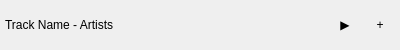
<?xml version="1.0" encoding="UTF-8"?>
<ui version="4.0">
 <class>TrackItem</class>
 <widget class="QWidget" name="TrackItem">
  <property name="geometry">
   <rect>
    <x>0</x>
    <y>0</y>
    <width>400</width>
    <height>50</height>
   </rect>
  </property>
  <property name="minimumSize">
   <size>
    <width>0</width>
    <height>50</height>
   </size>
  </property>
  <layout class="QHBoxLayout" name="horizontalLayout">
   <property name="spacing">
    <number>5</number>
   </property>
   <property name="leftMargin">
    <number>5</number>
   </property>
   <property name="topMargin">
    <number>5</number>
   </property>
   <property name="rightMargin">
    <number>5</number>
   </property>
   <property name="bottomMargin">
    <number>5</number>
   </property>
   <item>
    <widget class="QLabel" name="track_label">
     <property name="text">
      <string>Track Name - Artists</string>
     </property>
     <property name="wordWrap">
      <bool>true</bool>
     </property>
    </widget>
   </item>
   <item>
    <widget class="QPushButton" name="play_button">
     <property name="minimumSize">
      <size>
       <width>30</width>
       <height>0</height>
      </size>
     </property>
     <property name="maximumSize">
      <size>
       <width>30</width>
       <height>16777215</height>
      </size>
     </property>
     <property name="styleSheet">
      <string notr="true">QPushButton {
  border: none;
  padding: 5px;
}
QPushButton:hover {
  background-color: rgba(0, 255, 0, 0.2);
}</string>
     </property>
     <property name="text">
      <string>▶</string>
     </property>
    </widget>
   </item>
   <item>
    <widget class="QPushButton" name="action_button">
     <property name="minimumSize">
      <size>
       <width>30</width>
       <height>0</height>
      </size>
     </property>
     <property name="maximumSize">
      <size>
       <width>30</width>
       <height>16777215</height>
      </size>
     </property>
     <property name="styleSheet">
      <string notr="true">QPushButton {
  border: none;
  padding: 5px;
}
QPushButton:hover {
  background-color: rgba(0, 0, 255, 0.2);
}</string>
     </property>
     <property name="text">
      <string>+</string>
     </property>
    </widget>
   </item>
  </layout>
 </widget>
 <resources/>
 <connections/>
</ui>
